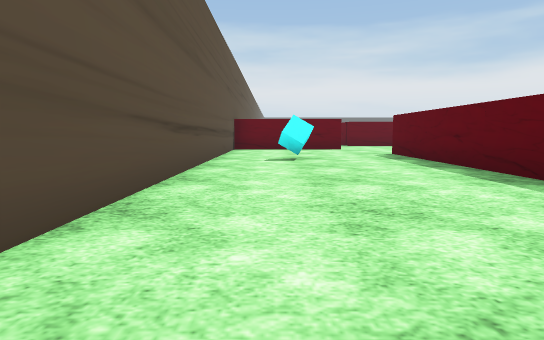
[1] (above)

24 first-person views from a walk through a 3-D level made in the Unity game engine. The camera is 0.55 m above the floor, tilts 6° down and sees 75° across. The floor is counted in squares, 1 m on a side. Each view is taken from the middle of a square. On the plan, view 1 faces up. The plan holds only what a view shows up to about 9 squares ahead; the rest is blank. The place goes on beyond the plan. The player is left out. Some surface patterns are stand-ins.

[2]
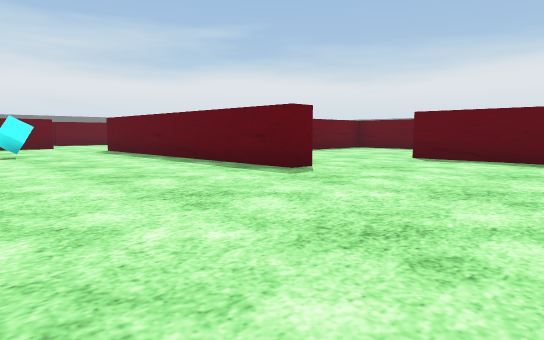

[3]
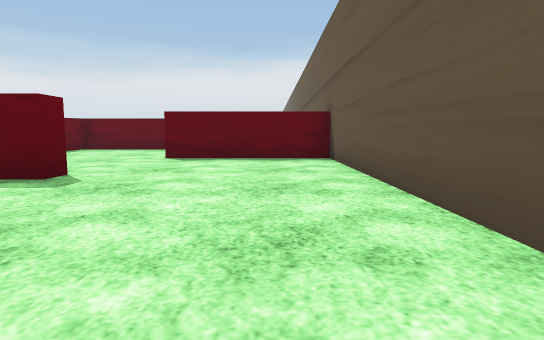

[4]
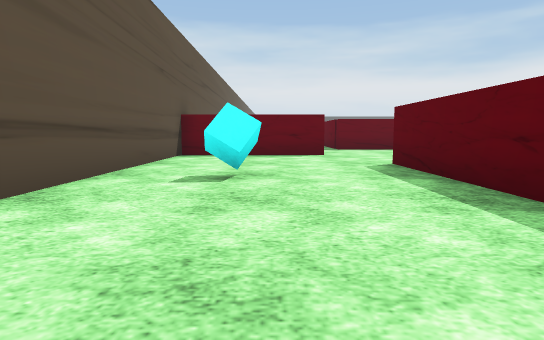

[5]
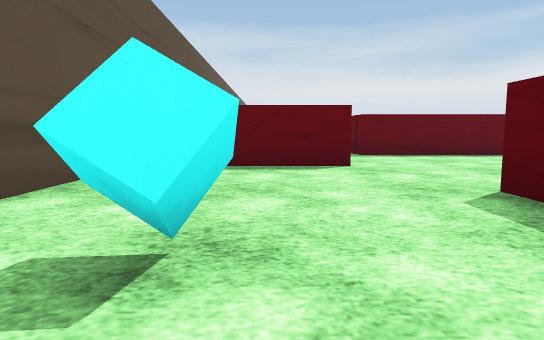

[6]
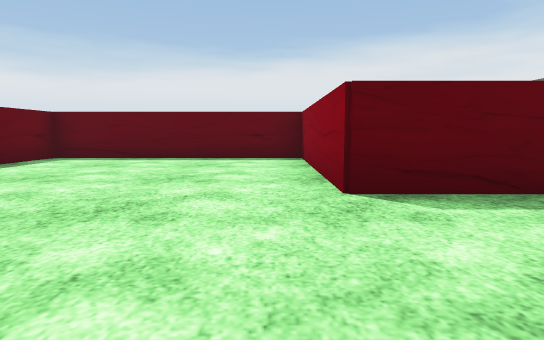

[7]
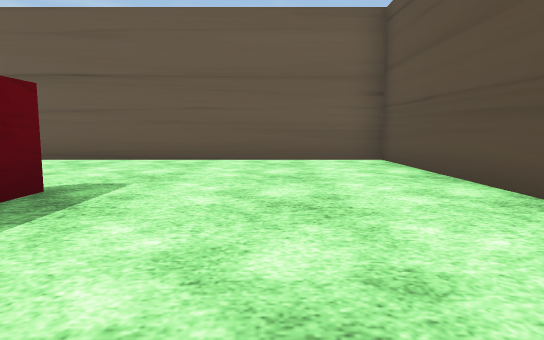

[8]
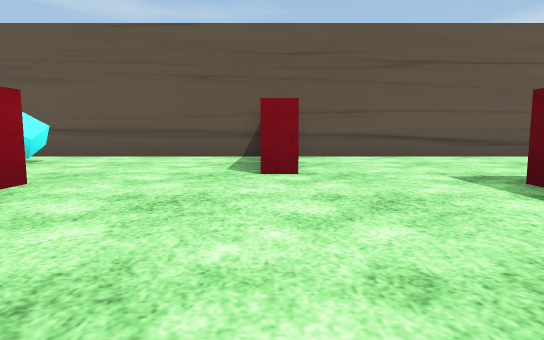

[9]
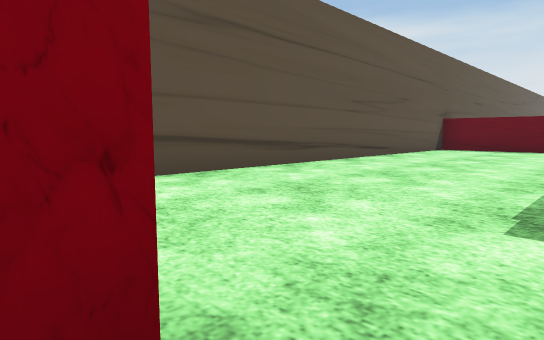

[10]
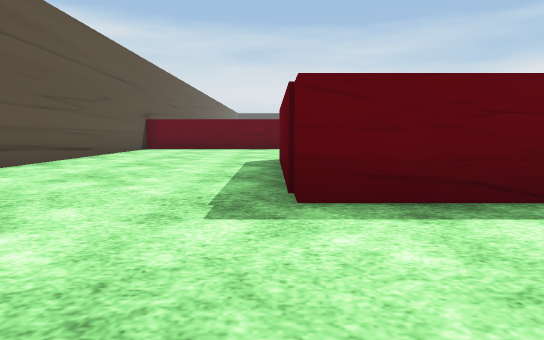

[11]
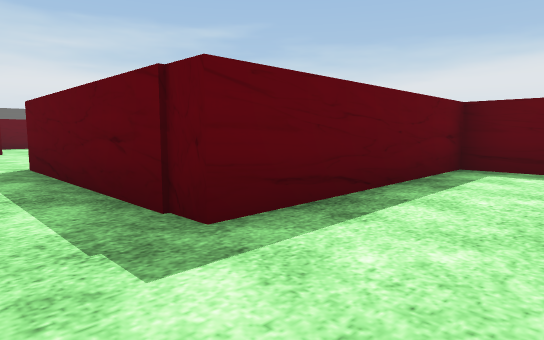

[12]
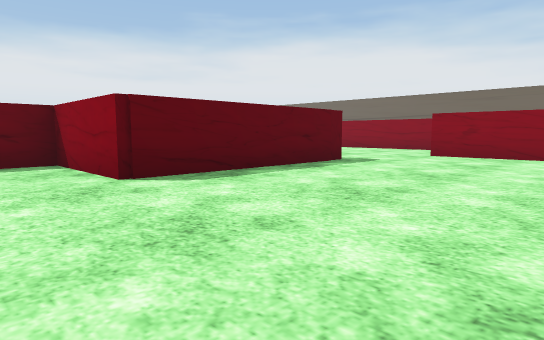

[13]
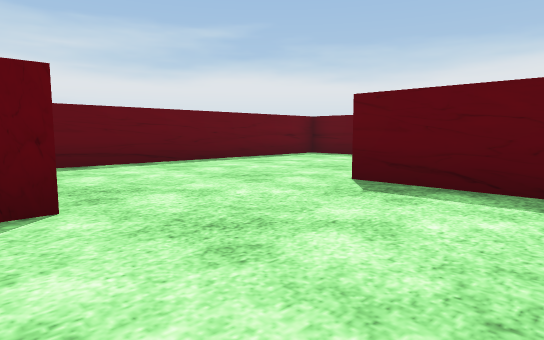

[14]
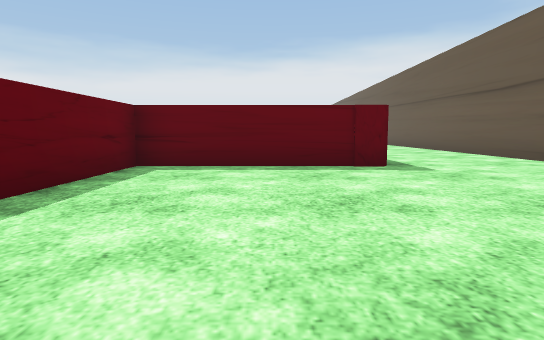

[15]
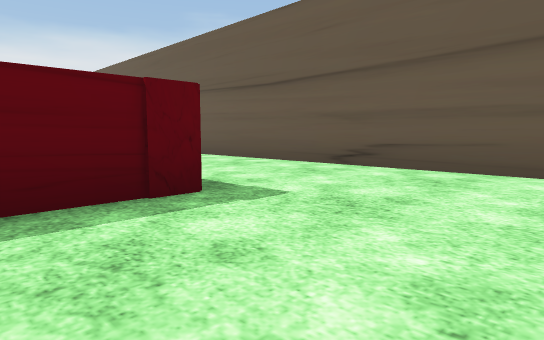

[16]
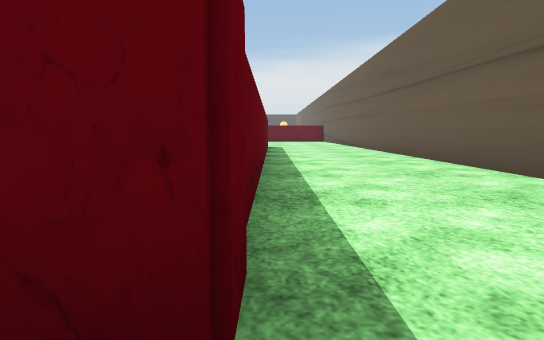

[17]
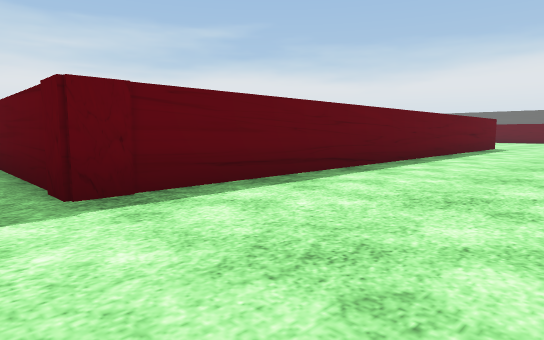

[18]
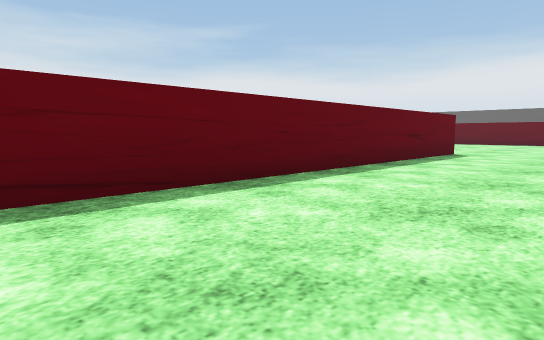

[19]
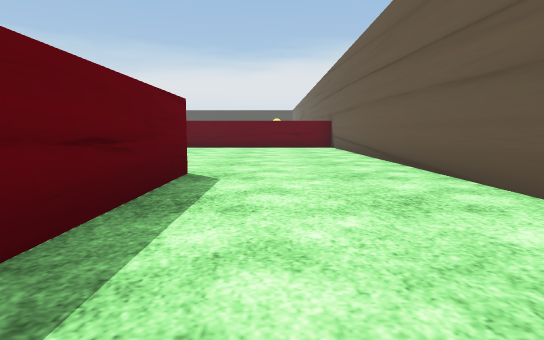

[20]
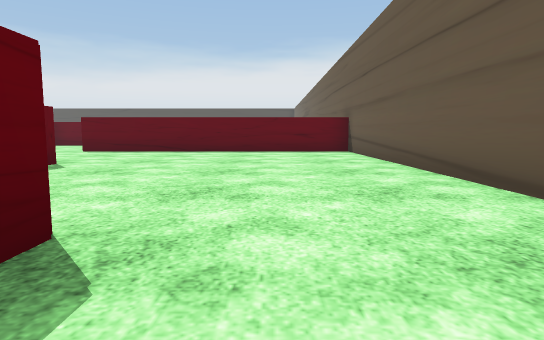

[21]
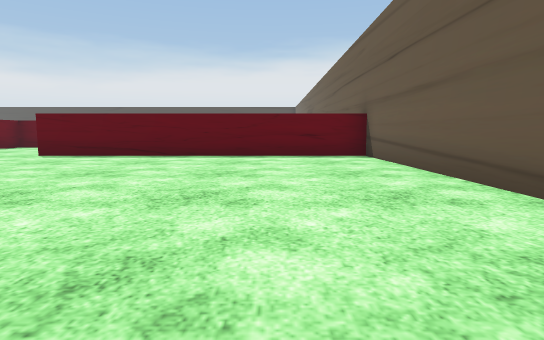

[22]
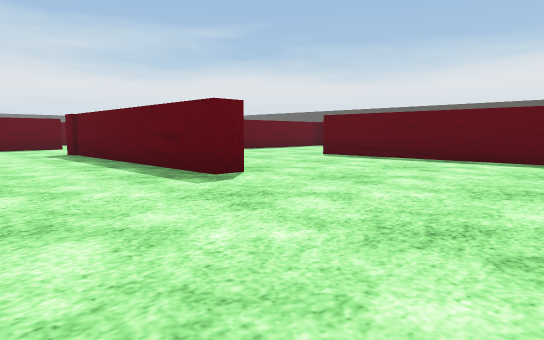

[23]
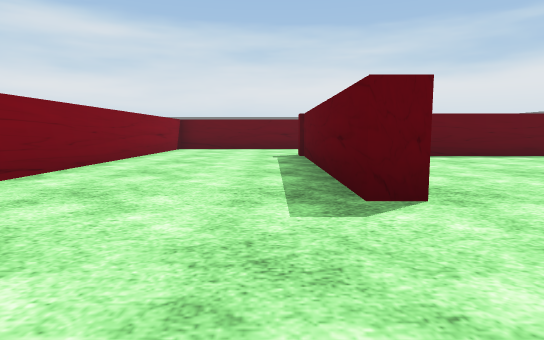

[24]
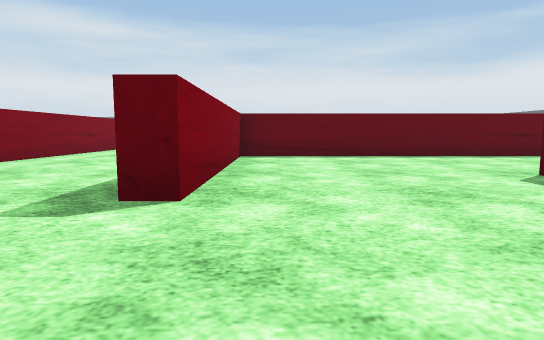

### Floor plan
Points are (right, up) in squares from view 1. A wall is a line through its corners. A room is listed if a view was taken in it or the views show most of it. See-through windows are left out.
Room 1 (views 1, 2, 3, 4, 5, 6, 7, 13)
walls: (3.8, 1.7) (3.2, 1.7) (3.2, 9.3); (2.3, 11.8) (-1.2, 11.8) (-1.2, -2.3) (6.7, -2.3) (6.7, 1.4)
ways out: opening at (2.5, 10.5) to room 2; opening at (5.5, 2.5) to room 4
objects: cyan cube (1, 7)
Room 2 (views 8, 9, 10)
walls: (2.3, 12.3) (2.3, 11.8); (3.2, 9.3) (7.8, 9.3) (7.8, 14.7) (3.2, 14.7)
ways out: opening at (2.5, 10.5) to room 1; opening at (3, 14) to room 3
Room 3 (views 11, 12)
walls: (-1.2, 21.1) (-1.2, 12.6); (3.2, 14.7) (3.2, 19.3) (5.7, 19.3) (5.7, 20.1); (0.1, 12.3) (2.3, 12.3)
ways out: opening at (3, 14) to room 2
Room 4 (views 14, 15, 16, 17, 18, 19, 20, 21, 22, 23, 24)
walls: (35.5, 9.4) (28.3, 9.4) (28.3, 3.8) (27.8, 3.8) (27.8, 10); (24, 1.1) (10.8, 1.1) (10.8, 5.2) (4.5, 5.2); (23.9, 10.1) (23.9, 5); (21.9, -2.3) (32.5, -2.3) (32.5, 5.6); (8.6, -2.3) (19.1, -2.3)
ways out: opening at (5.5, 2.5) to room 1

Where each view was taken, in squares from view 1:
view 1: 0 up, 0 right, facing up
view 2: 2 down, 1 left, facing up-right
view 3: 1 down, 1 left, facing right
view 4: 3 up, 1 right, facing up
view 5: 6 up, 1 right, facing up
view 6: 10 up, 0 right, facing right
view 7: 5 up, 1 right, facing down
view 8: 12 up, 7 right, facing left
view 9: 12 up, 3 right, facing up-left
view 10: 12 up, 3 right, facing up
view 11: 13 up, 2 right, facing up-right
view 12: 21 up, 1 left, facing down-right
view 13: 1 down, 3 right, facing up-right
view 14: 3 up, 5 right, facing right
view 15: 3 up, 8 right, facing down-right
view 16: 1 up, 10 right, facing right
view 17: 2 down, 10 right, facing up-right
view 18: 2 down, 14 right, facing up-right
view 19: 0 up, 19 right, facing right
view 20: 0 up, 22 right, facing right
view 21: 0 up, 24 right, facing right
view 22: 0 up, 25 right, facing up-right
view 23: 1 up, 27 right, facing up
view 24: 1 up, 29 right, facing up
